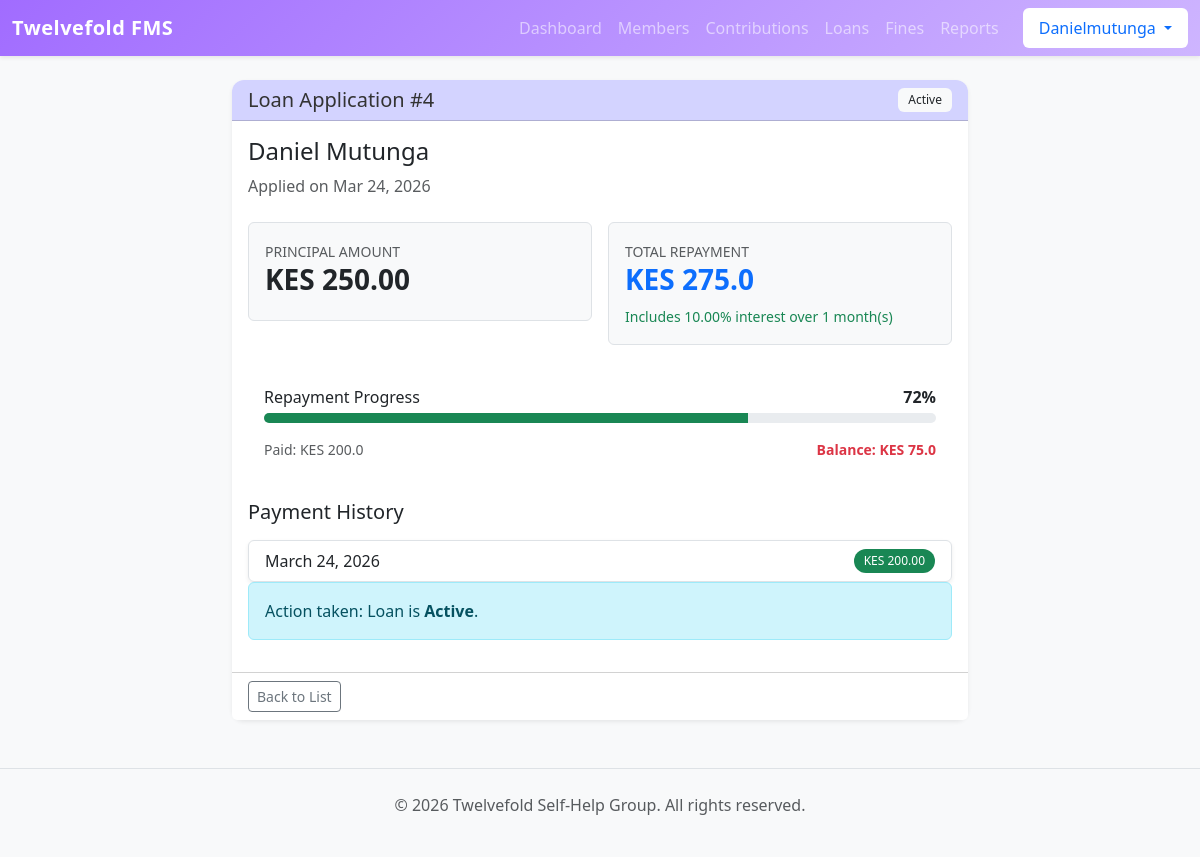
Page /finance/loans/4/ (signed in) on the committed database.
### finance/models.py (models this page shows, shortened)
class Loan(models.Model):
    member = models.ForeignKey(Member, on_delete=models.CASCADE)
    principal_amount = models.DecimalField(max_digits=10, decimal_places=2)
    is_on_behalf = models.BooleanField(default=False, verbose_name="Applying on behalf of someone else?")
    beneficiary = models.ForeignKey(Member, on_delete=models.SET_NULL, null=True, blank=True,
                                    related_name='benefited_loans', help_text="Leave blank if this loan is for you.")
    interest_rate = models.DecimalField(max_digits=5, decimal_places=2, default=10.00)
    duration_months = models.IntegerField(default=1)
    issue_date = models.DateField(default=timezone.now)
    STATUS_CHOICES = [
        ('Pending', 'Pending'),
        ('Approved', 'Approved'),
        ('Active', 'Active'),
        ('Paid', 'Paid'),
        ('Rejected', 'Rejected'),
    ]
    status = models.CharField(max_length=15, choices=STATUS_CHOICES, default='Pending')
    @property
    def total_repayment(self):
        rate_decimal = self.interest_rate / 100
        amount = float(self.principal_amount) * ((1 + float(rate_decimal)) ** self.duration_months)
        return round(amount, 2)
    @property
    def total_paid(self):
        total = self.repayments.aggregate(Sum('amount'))['amount__sum']
        return float(total) if total else 0.00
    @property
    def outstanding_balance(self):
        return round(self.total_repayment - self.total_paid, 2)
    @property
    def progress_percentage(self):
        if self.total_repayment == 0: return 0
        percent = (self.total_paid / self.total_repayment) * 100
        return int(percent)

class Repayment(models.Model):
    loan = models.ForeignKey(Loan, on_delete=models.CASCADE, related_name='repayments')
    amount = models.DecimalField(max_digits=10, decimal_places=2)
    date_paid = models.DateField(default=timezone.now)

### members/models.py (models this page shows)
class Member(models.Model):
    user = models.OneToOneField(User, on_delete=models.SET_NULL, null=True, blank=True, related_name='member_profile')
    first_name = models.CharField(max_length=50)
    last_name = models.CharField(max_length=50)
    phone_number = models.CharField(
        max_length=15,
        unique=True,
        help_text="Format: 07XX XXX XXX"
    )
    date_joined = models.DateField(default=timezone.now)
    monthly_contribution_amount = models.DecimalField(max_digits=10, decimal_places=2, default=0.00, blank=True, null=True)
    is_active = models.BooleanField(default=True)
    def __str__(self):
        return f"{self.first_name} {self.last_name}"
    class Meta:
        ordering = ['first_name']

### finance/views.py (the view, shortened to what this page needs)
# urls.py: path('loans/<int:loan_id>/', views.loan_detail, name='loan_detail'),
@login_required
def loan_detail(request, loan_id):
    loan = get_object_or_404(Loan, id=loan_id)
    repayment_form = RepaymentForm()  # Empty form for GET requests
    return render(request, 'finance/loan_detail.html', {
        'loan': loan,
        'repayment_form': repayment_form
    })

### templates/finance/loan_detail.html (shortened to what this page needs)
<!DOCTYPE html>
<html lang="en">
<head>
</head>
<body>
{% extends 'base.html' %}
{% block content %}
<div class="row justify-content-center">
    <div class="col-md-8">
        <div class="card shadow-sm">
            <div class="card-header card-header-custom d-flex justify-content-between align-items-center">
                <h5 class="mb-0">Loan Application #{{ loan.id }}</h5>
                <span class="badge bg-light text-dark">{{ loan.status }}</span>
            </div>
            <div class="card-body">
                <h4 class="card-title">{{ loan.member }}</h4>
                <p class="text-muted mb-4">Applied on {{ loan.issue_date|date:"M d, Y" }}</p>
                <div class="row g-3 mb-4">
                    <div class="col-md-6">
                        <div class="p-3 bg-light rounded border">
                            <small class="text-muted text-uppercase">Principal Amount</small>
                            <h3 class="fw-bold text-dark">KES {{ loan.principal_amount }}</h3>
                        </div>
                    </div>
                    <div class="col-md-6">
                        <div class="p-3 bg-light rounded border">
                            <small class="text-muted text-uppercase">Total Repayment</small>
                            <h3 class="fw-bold text-primary">KES {{ loan.total_repayment }}</h3>
                            <small class="text-success">
                                Includes {{ loan.interest_rate }}% interest over {{ loan.duration_months }} month(s)
                            </small>
                        </div>
                    </div>
                </div>
                <div class="card mb-4">
            <div class="card-body">
                <div class="d-flex justify-content-between mb-1">
                    <span>Repayment Progress</span>
                    <span class="fw-bold">{{ loan.progress_percentage }}%</span>
                </div>
                <div class="progress mb-3" style="height: 10px;">
                    <div class="progress-bar bg-success" role="progressbar" style="width: {{ loan.progress_percentage }}%"></div>
                </div>
                <div class="d-flex justify-content-between text-muted">
                    <small>Paid: KES {{ loan.total_paid }}</small>
                    <small class="fw-bold text-danger">Balance: KES {{ loan.outstanding_balance }}</small>
                </div>
            </div>
        </div>
                {% if loan.status == 'Active' %}
                <div class="row">
                    <div class="{% if user.is_staff %}col-md-6{% else %}col-md-12{% endif %}">
                        <h5 class="mb-3">Payment History</h5>
                        <ul class="list-group shadow-sm">
                            {% for payment in loan.repayments.all %}
                            <li class="list-group-item d-flex justify-content-between align-items-center">
                                {{ payment.date_paid }}
                                <span class="badge bg-success rounded-pill">KES {{ payment.amount }}</span>
                            </li>
                            {% empty %}
                            <li class="list-group-item text-muted text-center py-4">No payments recorded yet.</li>
                            {% endfor %}
                        </ul>
                    </div>
                </div>
                {% endif %}
                {% if loan.status == 'Pending' %}
                <div class="alert alert-warning">
                    <i class="bi bi-exclamation-triangle"></i> This loan is pending approval. Verify the member's eligibility before proceeding.
                </div>
                            {% if user.is_staff %}
                <form method="post" class="d-flex gap-2">
                    {% csrf_token %}
                    <button type="submit" name="action" value="approve" class="btn btn-success flex-grow-1">
                        Approve & Activate Loan
                    </button>
                    <button type="submit" name="action" value="reject" class="btn btn-danger">
                        Reject
                    </button>
                </form>
            {% else %}
                {% if loan.status == 'Pending' %}
                    <div class="alert alert-secondary">
                        Waiting for Treasurer approval.
                    </div>
                {% endif %}
            {% endif %}
                {% else %}
                <div class="alert alert-info">
                    Action taken: Loan is <strong>{{ loan.status }}</strong>.
                </div>
                {% endif %}
            </div>
            <div class="card-footer bg-white">
                <a href="{% url 'loan_list' %}" class="btn btn-outline-secondary btn-sm">Back to List</a>
            </div>
        </div>
    </div>
</div>
{% endblock %}

### templates/base.html (shortened to what this page needs)
{% load static %}
<!DOCTYPE html>
<html lang="en">
<head>
    <link rel="stylesheet" href="{% static 'css/bootstrap.min.css' %}">
    <link rel="stylesheet" href="{% static 'css/styles.css' %}">
</head>
<body class="bg-light">
    <nav class="navbar navbar-expand-lg navbar-dark navbar-custom mb-4 shadow-sm">
        <div class="container-fluid">
            <a class="navbar-brand fw-bold" href="{% url 'dashboard' %}">Twelvefold FMS</a>
            <div class="collapse navbar-collapse" id="navbarNav">
                {% if user.is_authenticated %}
                <ul class="navbar-nav ms-auto">
                    {% if user.is_staff or user.member_profile %}
                        <li class="nav-item"><a class="nav-link" href="{% url 'dashboard' %}">Dashboard</a></li>
                        <li class="nav-item"><a class="nav-link" href="{% url 'member_list' %}">Members</a></li>
                        <li class="nav-item"><a class="nav-link" href="{% url 'contribution_list' %}">Contributions</a></li>
                        <li class="nav-item"><a class="nav-link" href="{% url 'loan_list' %}">Loans</a></li>
                        <li class="nav-item"><a class="nav-link" href="{% url 'fine_list' %}">Fines</a></li>
                        <li class="nav-item"><a class="nav-link" href="{% url 'financial_report' %}">Reports</a></li>
                    {% endif %}
                    <li class="nav-item dropdown ms-3">
                        <a class="nav-link dropdown-toggle bg-white text-primary rounded px-3" href="#" role="button" data-bs-toggle="dropdown">
                             {{ user.username|title }}
                        </a>
                    </li>
                </ul>
                {% endif %}
            </div>
        </div>
    </nav>
    <div class="container">
        {% block content %}
        {% endblock %}
    </div>
    <footer class="text-center py-4 mt-5 text-muted border-top">
        <p>&copy; 2026 Twelvefold Self-Help Group. All rights reserved.</p>
    </footer>
</body>
</html>

### static/css/styles.css (style rules this page uses)
:root { --c-lavender-mist: #D3D3FF; --c-pale-purple: #CEB5FF; --c-dark-purple: #a16cff; --c-soft-blue: #8EC1DE; --c-vivid-blue: #38A8FF; --c-dark-blue: #0d6efd; }
body { background-color: #f4f7f6; font-family: 'Segoe UI', Tahoma, Geneva, Verdana, sans-serif; }
.navbar-custom { background: linear-gradient(135deg, var(--c-dark-purple), var(--c-pale-purple)); box-shadow: 0 2px 10px rgba(0,0,0,0.1); }
.navbar-brand { font-weight: 1000; letter-spacing: 0.5px; }
.card { border: none; border-radius: 12px; transition: transform 0.3s ease, box-shadow 0.3s ease; background-color: white; }
.card-header-custom { background-color: var(--c-lavender-mist); color: #333; font-weight: 600; border-radius: 12px 12px 0 0 !important; }
.badge { padding: 6px 10px; border-radius: 6px; font-weight: 500; }

### rows in the picture
Loan: id "4", status "Active", member "Daniel Mutunga", issue_date "Mar 24, 2026", principal_amount "250.00", total_repayment "275.0", interest_rate "10.00", duration_months "1", progress_percentage "72", total_paid "200.0", outstanding_balance "75.0"
Repayment: date_paid "March 24, 2026", amount "200.00"

### other values in the picture
{{ user.username|title }} "Danielmutunga"
